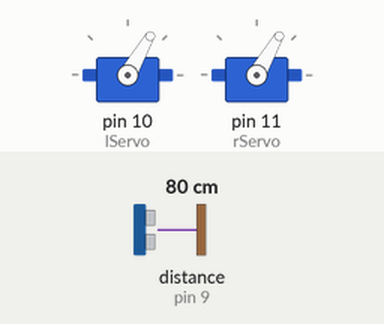
Recording of a sketch running on a simulated Arduino Uno, built with avr-gcc and run on an emulated ATmega328P. On the bench: 2 × servo. Wiring (inferred from the names in the program): ultrasonic range finder: trigger pin 8; echo pin 9. The inputs (shaded band) are chosen by the test bench; at power-on: distance to the obstacle (sensor on pin 9) 80 cm. The echo pulse lasts 58.3 µs per cm; random numbers use the default seed unless the sketch sets one.

Above: at 6.2 s.
6.3 s: distance to the obstacle (sensor on pin 9) set to 15 cm
7.8 s: distance to the obstacle (sensor on pin 9) set to 13 cm
At 8.6 s:
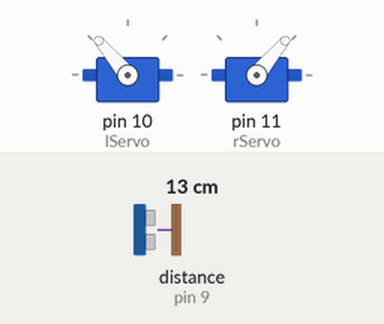
10.8 s: distance to the obstacle (sensor on pin 9) set to 18 cm
12.7 s: distance to the obstacle (sensor on pin 9) set to 2 cm
At 16.2 s:
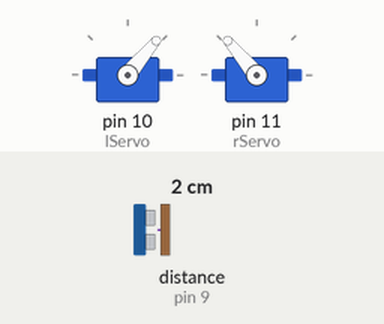
Timing chart, 0 to 16.7 s (numbered marks = the images above; inputs shaded):
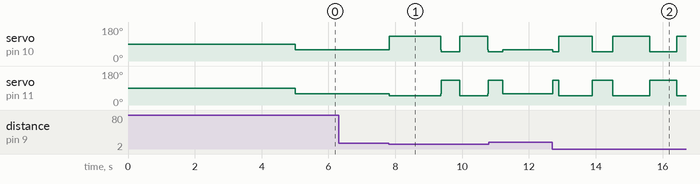

Measured:
- the behaviour switches between 14 and 13 cm on distance to the obstacle (sensor on pin 9) (found by bisection; images 0 and 1)
- after the input at 6.3 s, every drawn part: stays the same
- after the input at 7.8 s, servo on pin 10 (lServo): 60° → 130° at once, → 50° 1.6 s later, → 130° 0.56 s later, → 50° 0.85 s later; servo on pin 11 (rServo): 60° → 50° at once, → 130° 1.6 s later, → 50° 0.56 s later, → 130° 0.85 s later
- after the input at 12.7 s, servo on pin 10 (lServo): goes 50° 0.18 s, 130° 1.0 s, 50° 0.62 s, 130° 1.1 s, 50° 0.82 s, then 130°, starting at once; servo on pin 11 (rServo): goes 130° 0.18 s, 50° 1.0 s, 130° 0.62 s, 50° 1.1 s, 130° 0.82 s, then 50°, starting at once

The sketch:

car.ino
```cpp
/*Servo library to operate motors.*/
#include <Servo.h>

/*Pins used by the ultrasonic sensor*/
#define trigPin 8
#define echoPin 9

/*Variables to be used in the code*/
long duration;
float distanceInch;
int dir;

/*Instantiate servo objects(?)*/
Servo lServo;
Servo rServo;

void setup() {

  /*Trigger pin will output to the sensor.*/
  pinMode(trigPin, OUTPUT);
  /*Echo pin will get data from the sensor.*/
  pinMode(echoPin, INPUT);

  /*Attach servos to pins 10, 11.*/
  lServo.attach(10);
  rServo.attach(11);

  /*90 degrees corresponds to not moving. Stay still for 5 seconds.*/
  lServo.write(90);
  rServo.write(90);

  delay(5000);

}

void loop() {

  /*Next 5 lines send out ultrasonic pulse for 10 microseconds.*/
  digitalWrite(trigPin, LOW);
  delayMicroseconds(2);
  digitalWrite(trigPin, HIGH);
  delayMicroseconds(10);
  digitalWrite(trigPin, LOW);

  /*Record returning pulse.*/
  duration = pulseIn(echoPin, HIGH);

  /*2*d=vt*/
  distanceInch = duration * 0.0133 /2;

  /*Move forward*/
  lServo.write(60);
  rServo.write(60);

  /*If within 5 inches*/
  if (distanceInch < 5) {
    /*Pick a direction, either 1 or 2, at random.*/
    dir = random(1,3);

    /*Rotate in one direction by a random angle between 0 and Pi.
    875 = (period of rotation at this speed)/2 */
    if (dir == 1) {
      lServo.write(50);
      rServo.write(130);
      delay(random(875));
    }
    /*Otherwise, rotate in the other direction.*/
    else {
      lServo.write(130);
      rServo.write(50);
      delay(random(875));
    }
  }
  delay(10);

}
```
